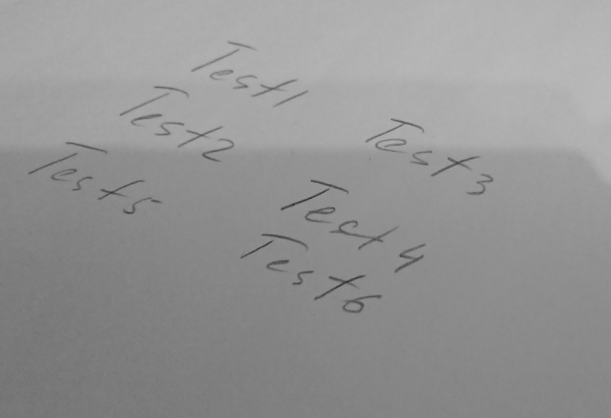
#> input picture LW4/text.png, 1221 x 836 px (shown at 1/2 size)
$ python lw4.py
#> lines starting #> are read from the running program, lines starting #| are printed output that depends on the picture; after the words box and inside, x2 and y2 are one past the last pixel; in counts of white or black regions, pixels touching at a corner belong together; pictures that were not available may be replaced by others from this repository, and a replacement may not be noted


import numpy as np
import cv2.cv2 as cv2


#1
IMAGE_1 = "text.png"

img_text = cv2.imread(IMAGE_1, cv2.IMREAD_GRAYSCALE)
#> img_text is the input picture: shape (836, 1221); min 33, max 187, mean 148
cv2.imshow("IMAGE", img_text)

img_1_t = cv2.adaptiveThreshold(img_text,255,cv2.ADAPTIVE_THRESH_GAUSSIAN_C,cv2.THRESH_BINARY,25,9)
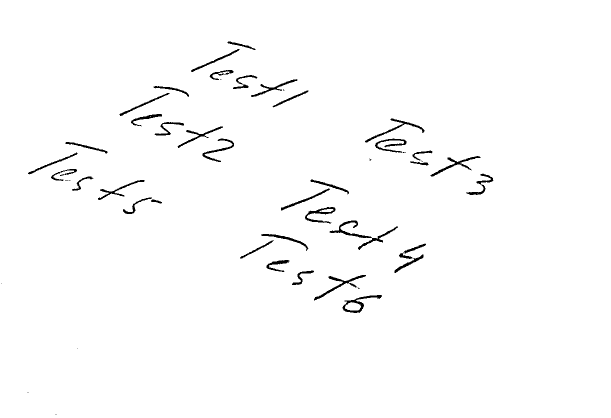
#> img_1_t: shape (836, 1221) (shown at 1/2 size); 98.5% white; 55 black regions (16 under 20 px), largest, box (x1, y1, x2, y2) and area: (659, 441, 796, 500) 1043, (628, 550, 732, 601) 717, (685, 590, 764, 626) 673
cv2.imshow("1",img_1_t)
kernel = np.ones((5, 5), np.uint8)
img_erode0 = cv2.erode(img_1_t, kernel, iterations=1)
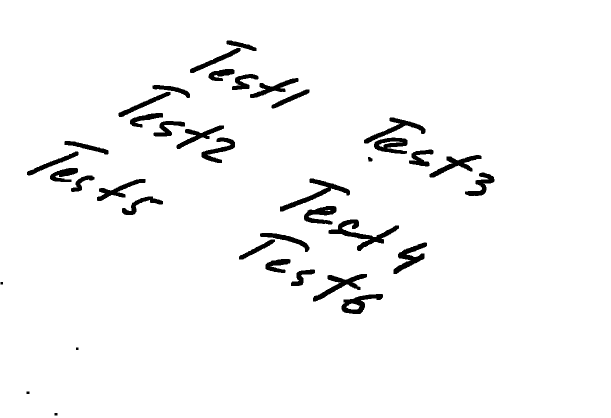
#> img_erode0: shape (836, 1221) (shown at 1/2 size); 96.5% white; 38 black regions, largest, box (x1, y1, x2, y2) and area: (657, 439, 798, 502) 2319, (560, 357, 700, 423) 1824, (626, 548, 734, 603) 1640
cv2.imshow("Erode0", img_erode0)
kernel = np.ones((3, 3), np.uint8)
img_open0 = cv2.morphologyEx(img_erode0, cv2.MORPH_CLOSE, kernel, iterations=3)
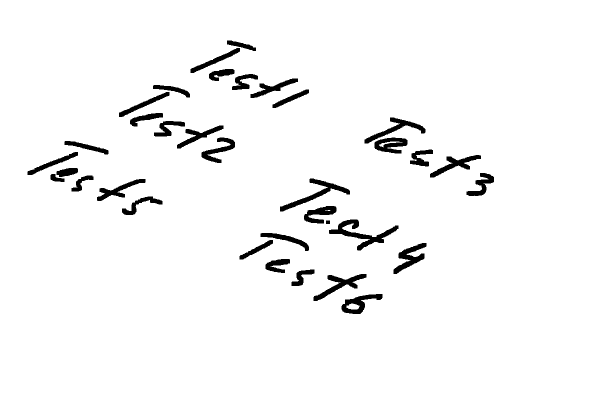
#> img_open0: shape (836, 1221) (shown at 1/2 size); 96.6% white; 35 black regions, largest, box (x1, y1, x2, y2) and area: (658, 439, 797, 501) 2289, (560, 357, 700, 423) 1809, (627, 548, 733, 602) 1579
cv2.imshow("Open00", img_open0)

cv2.waitKey(0)


#2
kernel = np.ones((3, 3), np.uint8)
cap = cv2.VideoCapture("lab2-4.mp4")
while cap.isOpened():
    ret, frame = cap.read()
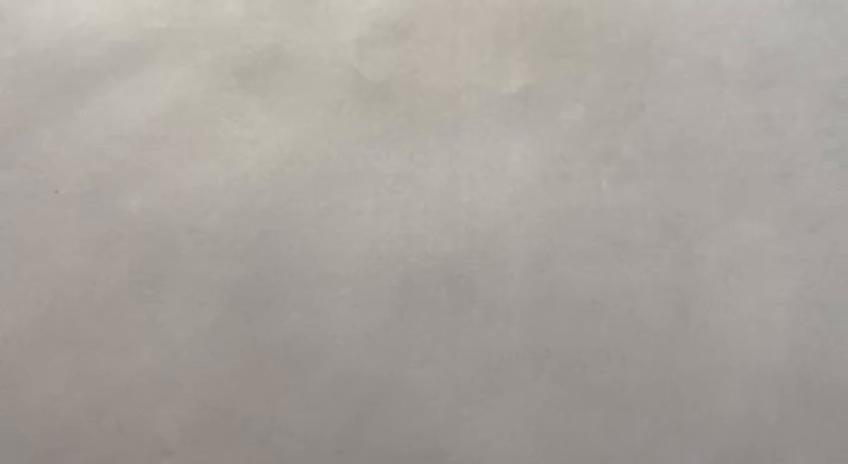
#> input picture frame 29 of LW5/test_video.mp4, 848 x 464 px, given in place of lab2-4.mp4, which was not available
#> frame is the input picture: shape (464, 848, 3); mean B, G, R 156.2, 162.3, 167.5
    # if frame is read correctly ret is True
    if not ret:
        print("Can't receive frame (stream end?). Exiting ...")
        break
    gr = cv2.cvtColor(frame, cv2.COLOR_BGR2GRAY)
    gray = cv2.resize(gr, (0, 0), fx=0.25, fy=0.25)
    new_gray=  cv2.adaptiveThreshold(gray,255,cv2.ADAPTIVE_THRESH_MEAN_C,cv2.THRESH_BINARY,35,25)
#> new_gray: shape (116, 212); every value is 255
    img_dilate  = cv2.dilate(new_gray,kernel,iterations = 1)
    img_open = cv2.morphologyEx(img_dilate, cv2.MORPH_OPEN, kernel, iterations=10)
    cv2.imshow('frame', img_open)
    # if q we leave
    if cv2.waitKey(1) == ord('q'):
#> (key q is pressed here)
        break
cap.release()
